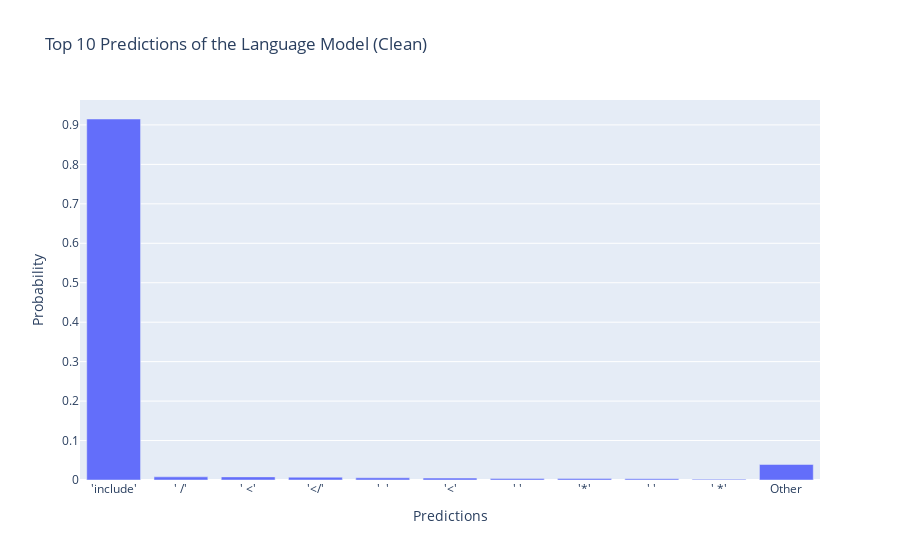

Notebook code cell kept with this figure:
### Code cell
def logits_plot(logits, title_suffix=""):
    logits_at_pos = torch.softmax(logits[0, seq_pos, :].detach(), dim=0)
    probs, idxs = logits_at_pos.topk(10)
    labels = [f"'{model.to_str_tokens(i)[0]}'" for i in idxs]

    other_prob = 1 - probs.sum().item()
    probs = probs.tolist() + [other_prob]
    labels.append("Other")

    # Create a bar chart
    fig = px.bar(x=labels, y=probs,
                labels={'x': 'Predictions', 'y': 'Probability'},
                title="Top 10 Predictions of the Language Model " + title_suffix)

    fig.show()
logits_plot(clean_logits, "(Clean)")

### Figure 1 — Plotly figure (JSON) as saved in the notebook; plotly's stock layout.template omitted (floating-point values rounded to 4 significant figures)
{"data": [{"alignmentgroup": "True", "hovertemplate": "Predictions=%{x}<br>Probability=%{y}<extra></extra>", "legendgroup": "", "marker": {"color": "#636efa", "pattern": {"shape": ""}}, "name": "", "offsetgroup": "", "orientation": "v", "showlegend": false, "textposition": "auto", "type": "bar", "x": ["'include'", "' /'", "' <'", "'</'", "'  '", "'<'", "' '", "'*'", "'\n'", "' *'", "Other"], "xaxis": "x", "y": [0.915, 0.007977, 0.007895, 0.007112, 0.005566, 0.004872, 0.003636, 0.003626, 0.00299, 0.001957, 0.03933], "yaxis": "y"}], "layout": {"barmode": "relative", "legend": {"tracegroupgap": 0}, "title": {"text": "Top 10 Predictions of the Language Model (Clean)"}, "xaxis": {"anchor": "y", "domain": [0, 1], "title": {"text": "Predictions"}}, "yaxis": {"anchor": "x", "domain": [0, 1], "title": {"text": "Probability"}}}}
